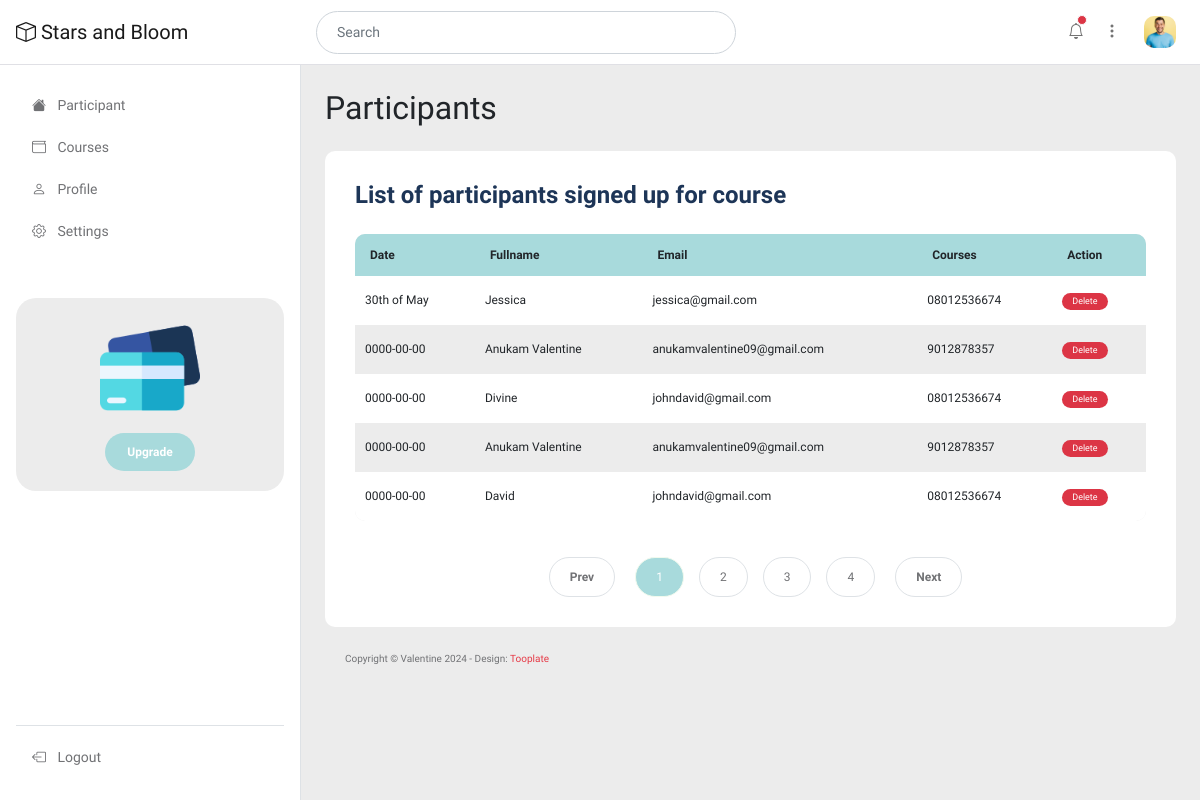
Page /admin/dashboard.php (signed in) on the earlier database version.
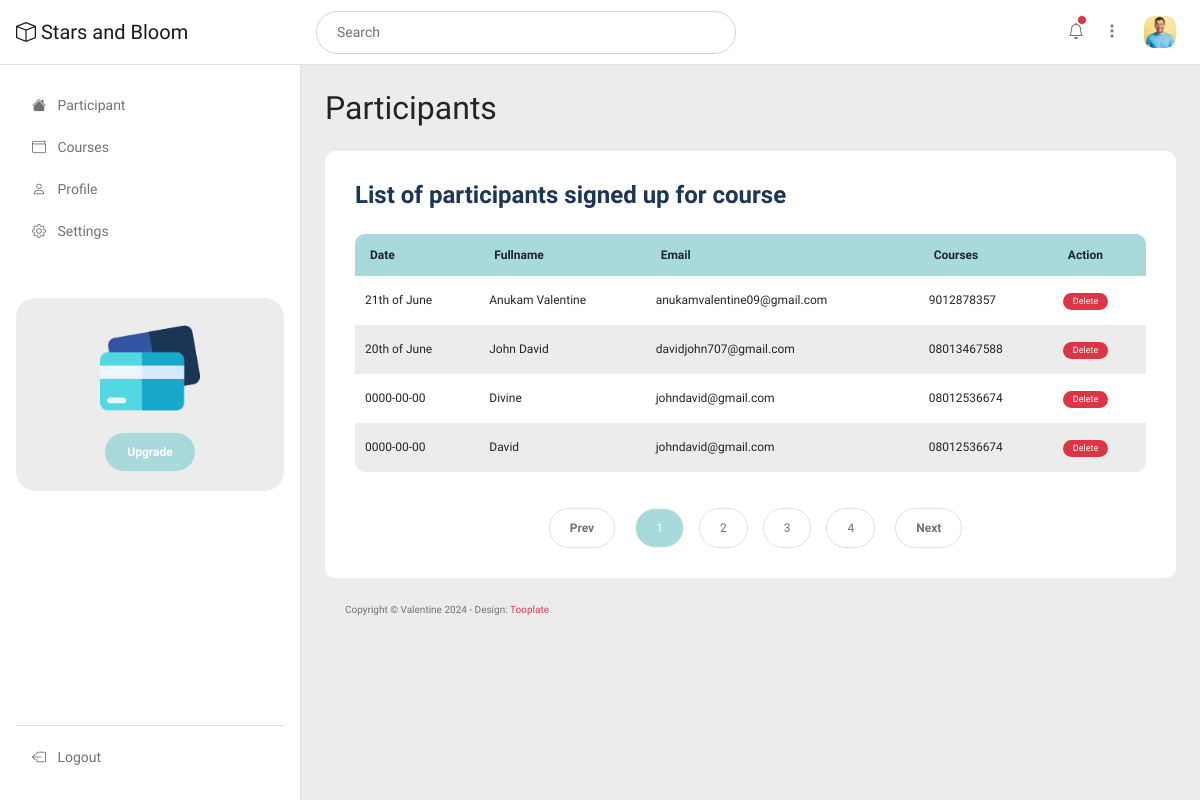
Same page on the later database version.
### tables this page shows
CREATE TABLE `participant` (
  `id` int(11) NOT NULL,
  `fullname` varchar(100) NOT NULL,
  `email` varchar(100) NOT NULL,
  `phone` varchar(50) NOT NULL,
  `courses` varchar(100) NOT NULL,
  `date` varchar(50) NOT NULL,
  `date_created` timestamp NOT NULL DEFAULT current_timestamp() ON UPDATE current_timestamp()
);

### admin/dashboard.php (the view, shortened to what this page needs)
<?php
include("connect.php");
?>
<!doctype html>
<html lang="en">
    <head>
        <link href="css/bootstrap.min.css" rel="stylesheet">
        <link href="css/bootstrap-icons.css" rel="stylesheet">
        <link href="css/apexcharts.css" rel="stylesheet">
        <link href="css/tooplate-mini-finance.css" rel="stylesheet">
    </head>
    <body>
        <header class="navbar sticky-top flex-md-nowrap">
            <div class="col-md-3 col-lg-3 me-0 px-3 fs-6">
                <a class="navbar-brand" href="dashboard.php">
                    <i class="bi-box"></i>
                    Stars and Bloom
                </a>
            </div>
            <form class="custom-form header-form ms-lg-3 ms-md-3 me-lg-auto me-md-auto order-2 order-lg-0 order-md-0" action="#" method="get" role="form">
                <input class="form-control" name="search" type="text" placeholder="Search" aria-label="Search">
            </form>
            <div class="navbar-nav me-lg-2">
                <div class="nav-item text-nowrap d-flex align-items-center">
                    <div class="dropdown ps-3">
                        <a class="nav-link dropdown-toggle text-center" href="#" role="button" data-bs-toggle="dropdown" aria-expanded="false">
                            <i class="bi-bell"></i>
                            <span class="position-absolute start-100 translate-middle p-1 bg-danger border border-light rounded-circle">
                            </span>
                        </a>
                    </div>
                    <div class="dropdown ps-1">
                        <a class="nav-link dropdown-toggle text-center" href="#" role="button" data-bs-toggle="dropdown" aria-expanded="false">
                            <i class="bi-three-dots-vertical"></i>
                        </a>
                    </div>
                    <div class="dropdown px-3">
                        <a class="nav-link dropdown-toggle" href="#" role="button" data-bs-toggle="dropdown" aria-expanded="false">
                            <img src="images/medium-shot-happy-man-smiling.jpg" class="profile-image img-fluid" alt="">
                        </a>
                    </div>
                </div>
            </div>
        </header>
        <div class="container-fluid">
            <div class="row">
                <?php
                    include("nav.php");
                ?>
                <main class="main-wrapper col-md-9 ms-sm-auto py-4 col-lg-9 px-md-4 border-start">
                    <div class="title-group mb-3">
                        <h1 class="h2 mb-0">Participants</h1>
                    </div>
                    <div class="row my-4">
                        <div class="col-lg-12 col-12">
                            <div class="custom-block bg-white">
                                <h5 class="mb-4">List of participants signed up for course</h5>
                                <div class="table-responsive">
            <table class="account-table table">
                <thead>
                    <tr>
                        <th scope="col">Date</th>
                        <th scope="col">Fullname</th>
                        <th scope="col">Email</th>
                        <th scope="col">Courses</th>
                        <th scope="col">Action</th>
                    </tr>
                </thead>
                        <tbody>
                <?php
                    $query = "select * from participant order by id desc";
                    $result = mysqli_query($conn,$query);
                    $num = mysqli_num_rows($result);
                    for($i=0; $i<$num; $i++)
                    {
                        $row = mysqli_fetch_array($result);
                ?>
                    <tr>
                        <td scope="row"><?php echo $row['date']; ?></td>
                        <td scope="row"><?php echo $row['fullname']; ?></td>
                        <td scope="row"><?php echo $row['email']; ?></td>
                        <td scope="row"><?php echo $row['phone']; ?></td>
                        <td scope="row">
                        <a href="delete-participant.php?id=<?php echo $row['id']; ?>&name=<?php echo $row['fullname']; ?>" onclick="return confirm('Are you sure you want to delete <?php echo $row['fullname']; ?>?');"> <span class="badge text-bg-danger">
                                Delete
                            </span>
                            </a>
                        </td>
                    </tr>
                        <?php } ?>
                </tbody>
            </table>
                                </div>
                                <nav aria-label="Page navigation example">
                                        <ul class="pagination justify-content-center mb-0">
                                            <li class="page-item">
                                                <a class="page-link" href="#" aria-label="Previous">
                                                    <span aria-hidden="true">Prev</span>
                                                </a>
                                            </li>
                                            <li class="page-item active" aria-current="page">
                                                <a class="page-link" href="#">1</a>
                                            </li>
                                            <li class="page-item">
                                                <a class="page-link" href="#">2</a>
                                            </li>
                                            <li class="page-item">
                                                <a class="page-link" href="#">3</a>
                                            </li>
                                            <li class="page-item">
                                                <a class="page-link" href="#">4</a>
                                            </li>
                                            <li class="page-item">
                                                <a class="page-link" href="#" aria-label="Next">
                                                    <span aria-hidden="true">Next</span>
                                                </a>
                                            </li>
                                        </ul>
                                    </nav>
                            </div>
                        </div>
                    <footer class="site-footer">
                        <div class="container">
                            <div class="row">
                                <div class="col-lg-12 col-12">
                                    <p class="copyright-text">Copyright © Valentine 2024
                                    - Design: <a rel="sponsored" href="https://www.tooplate.com" target="_blank">Tooplate</a></p>
                                </div>
                            </div>
                        </div>
                    </footer>
                </main>
            </div>
        </div>
    </body>
</html>

### admin/nav.php
<nav id="sidebarMenu" class="col-md-3 col-lg-3 d-md-block sidebar collapse">
    <div class="position-sticky py-4 px-3 sidebar-sticky">
        <ul class="nav flex-column h-100">
            <li class="nav-item">
                <a class="nav-link" aria-current="page" href="dashboard.php">
                    <i class="bi-house-fill me-2"></i>
                    Participant
                </a>
            </li>
            <li class="nav-item">
                <a class="nav-link" href="courses.php">
                    <i class="bi-wallet me-2"></i>
                    Courses
                </a>
            </li>
            <li class="nav-item">
                <a class="nav-link" href="profile.php">
                    <i class="bi-person me-2"></i>
                    Profile
                </a>
            </li>
            <li class="nav-item">
                <a class="nav-link" href="setting.php">
                    <i class="bi-gear me-2"></i>
                    Settings
                </a>
            </li>
            <li class="nav-item featured-box mt-lg-5 mt-4 mb-4">
                <img src="images/credit-card.png" class="img-fluid" alt="">
                <a class="btn custom-btn" href="#">Upgrade</a>
            </li>
            <li class="nav-item border-top mt-auto pt-2">
                <a class="nav-link" href="logout.php">
                    <i class="bi-box-arrow-left me-2"></i>
                    Logout
                </a>
            </li>
        </ul>
    </div>
</nav>

Differences in the rows shown:
removed participant: date "30th of May", fullname "Jessica", email "jessica@gmail.com", phone "08012536674"
removed participant: date "0000-00-00", fullname "Anukam Valentine", email "anukamvalentine09@gmail.com", phone "9012878357"
removed participant: date "0000-00-00", fullname "Anukam Valentine", email "anukamvalentine09@gmail.com", phone "9012878357"
added participant: date "21th of June", fullname "Anukam Valentine", email "anukamvalentine09@gmail.com", phone "9012878357"
added participant: date "20th of June", fullname "John David", email "davidjohn707@gmail.com", phone "08013467588"
